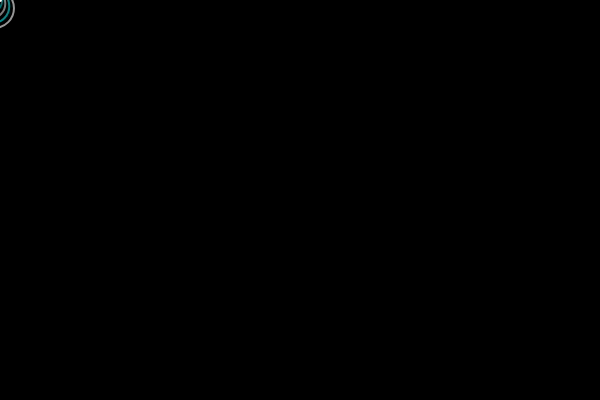
Frame 1 (no input)
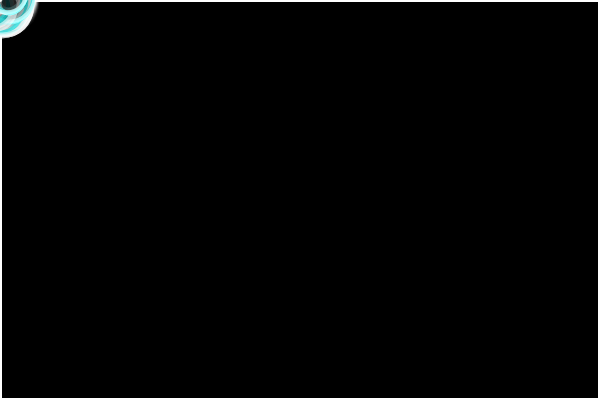
Frame 60 (no input)
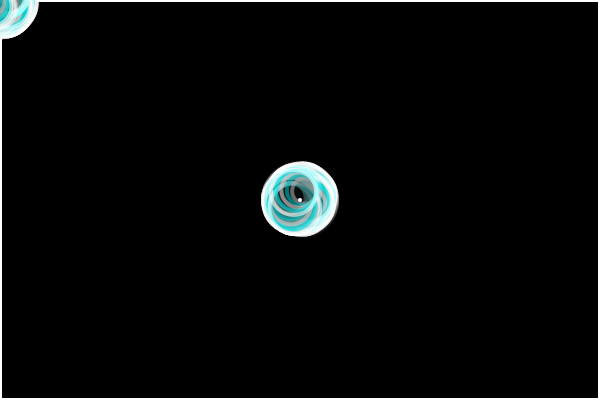
Frame 120 (the mouse pressed at the canvas centre since frame 60)

The p5.js sketch that drew these frames (run headless with seeded random() and noise() and a simulated clock; from frame 60 on, the mouse is pressed at the canvas centre):

// p5.js sketch
// ── sketch.js
let points = [];
function setup() {
  createCanvas(600, 400); 
  background(0);
  noFill();
  strokeWeight(2);
}
function draw() {
  fill(0, 25);
  rect(0, 0, width, height);

  points.push({
    x: mouseX,
    y: mouseY,
    angle: random(TWO_PI),
    radius: random(15, 35),
    color1: color(255), 
    color2: color(0, 255, 255) 
  });

  for (let i = points.length - 1; i >= 0; i--) {
    let p = points[i];

    for (let j = 0; j < 5; j++) {
      let r = p.radius + j * 5;
      if (j % 2 === 0) {
        stroke(p.color1.levels[0], p.color1.levels[1], p.color1.levels[2], 150);
      } else {
        stroke(p.color2.levels[0], p.color2.levels[1], p.color2.levels[2], 150);
      }
      ellipse(p.x + sin(p.angle + j * 0.3) * 10, p.y + cos(p.angle + j * 0.3) * 10, r, r);
    }

    p.angle += 0.05;

    if (points.length > 150) {
      points.splice(0, 1);
    }
  }
  stroke(255);
  strokeWeight(4);
  point(mouseX, mouseY);
}
